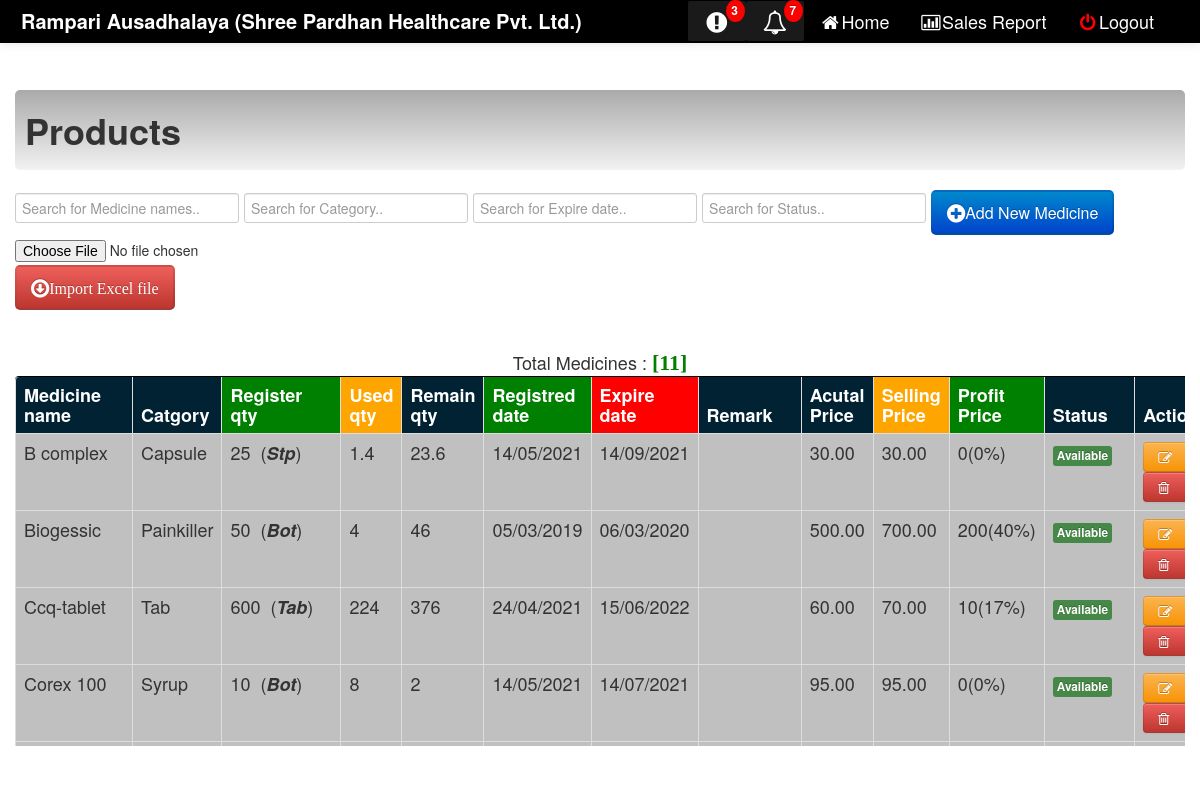
Screenshot of /product/view.php (signed in) with the database file from the repository.
### tables this page shows
CREATE TABLE `stock` (
  `id` int(100) NOT NULL,
  `bar_code` varchar(255) NOT NULL,
  `medicine_name` varchar(100) NOT NULL,
  `category` varchar(100) NOT NULL,
  `quantity` float NOT NULL,
  `used_quantity` float NOT NULL,
  `remain_quantity` float NOT NULL,
  `act_remain_quantity` float NOT NULL,
  `register_date` date NOT NULL,
  `expire_date` date NOT NULL,
  `company` varchar(100) NOT NULL,
  `sell_type` varchar(100) NOT NULL,
  `actual_price` float(45,2) NOT NULL,
  `selling_price` float(45,2) NOT NULL,
  `profit_price` varchar(100) NOT NULL,
  `status` varchar(100) NOT NULL
);

### product/view.php (the view, shortened to what this page needs)
<!DOCTYPE html>
<html>
<head>
    <link rel="stylesheet" type="text/css" href="../css/bootstrap.css">
  <link rel="stylesheet" type="text/css" href="../css/font-awesome.min.css">
  <link rel="stylesheet" type="text/css" href="../css/bootstrap-responsive.css">
  <link rel="stylesheet" type="text/css" href="../src/facebox.css">
  <link rel="stylesheet" type="text/css" href="../css/style.css">
</head>
<body>
  <body style="height: 100%">
  <div class="navbar navbar-inverse navbar-fixed-top">
      <div class="navbar-inner" style="background: #000;">
        <div class="container-fluid">
          <a class="brand" href="#"><b>Rampari Ausadhalaya (Shree Pardhan Healthcare Pvt. Ltd.)</b></a>
        <div class="nav-collapse">
            <ul class="nav pull-right">
               <li>
        <?php
        include("../dbcon.php");
          $quantity = "5";
          $select_sql1 = "SELECT * FROM stock where remain_quantity <= '$quantity' and status='Available'";
          $result1 = mysqli_query($con,$select_sql1);
          $row2 = $result1->num_rows;
         if($row2 == 0){
            echo ' <a  href="#" class="notification label-inverse" >
                <span class="icon-exclamation-sign icon-large"></span></a>';
          }else{
            echo ' <a  href="../qty_alert.php" class="notification label-inverse" id="popup">
                <span class="icon-exclamation-sign icon-large"></span>
                <span class="badge">'.$row2.'</span></a>';
          }
          ?>
        </li>
          <li>
            <?php
              $date = date('d-m-Y');
        $inc_date = date("Y-m-d", strtotime("+6 month", strtotime($date)));
        $select_sql = "SELECT  * FROM stock WHERE expire_date <= '$inc_date' and status='Available' ";
         $result =  mysqli_query($con,$select_sql);
          $row1 = $result->num_rows;
            if($row1 == 0){
                 echo ' <a  href="#" class="notification label-inverse" >
                <span class="icon-bell icon-large"></span></a>';
          }else{
            echo ' <a  href="../ex_alert.php" class="notification label-inverse" id="popup">
                <span class="icon-bell icon-large"></span>
                <span class="badge">'.$row1.'</span></a>';
            }
            ?>
          </li>
      <li><a href="../home.php?invoice_number=<?php echo $_GET['invoice_number']?>"><span class="icon-home"></span>Home</a></li>
         <li><a href="../sales_report.php?invoice_number=<?php echo $_GET['invoice_number']?>"><span class="icon-bar-chart"></span>Sales Report</a></li>
         <li><a href="../logout.php" class="link"><font color='red'><span class="icon-off"></span></font>Logout</a></li>
       </ul>
      </div>
        </div>
      </div>
  </div><br><br>
     <div class="container">
      <div class="contentheader">
      <h1>Products</h1>
       </div><br>
        <input type="text"  id="name_med1" size="4"  onkeyup="med_name1()" placeholder="Search for Medicine names.." title="Type in a name">
        <input type="text" size="4"  id="med_quantity" onkeyup="quanti()" placeholder="Search for Category.." step="any" pattern="^\d*(\.\d{0,2})?$" title="Type in a quantity">
        <input type="text" size="4" id="med_exp_date" onkeyup="exp_date()" placeholder="Search for Expire date.." title="Type in a date">
        <input type="text" size="4" id="med_status" onkeyup="stat_search()" placeholder="Search for Status.." title="Type in a Status">
       <a href="index.php?invoice_number=<?php echo $_GET['invoice_number']?>" id="popup"><button class="btn-primary btn-large" name="submit"><span class="icon-plus-sign icon-large"></span>Add New Medicine</button></a>
           <form action="import_xls.php?invoice_number=<?php echo $_GET['invoice_number']?>" method="post"
            name="frmExcelImport" id="frmExcelImport" enctype="multipart/form-data">
            <div>
           <input type="file" name="file"
               id="file" accept=".xls,.xlsx" required>
            </div>
       <button class="btn-danger btn-large" name="submit"><span class="icon-download icon-large">Import Excel file</span></button>
        </form>
    </div><br>
    <?php
       include('../dbcon.php');
         $select_sql = "SELECT * FROM stock order by quantity";
         $select_query = mysqli_query($con,$select_sql);
         $row = mysqli_num_rows($select_query);
    ?>
      <div style="text-align:center;">
        Total Medicines : <font color="green" style="font:bold 22px 'Aleo';">[<?php echo $row;?>]</font>
      </div>
    <div class="container" style="overflow-x:auto; overflow-y: auto;">
    <form method="POST">
          <div style="overflow-x:auto; overflow-y: auto; height: 370px;">
          <table id="table0" class="table table-bordered" style="width: 100%; border-color: #000000 " >
           <thead>
             <tr style="background-color: #002233; color: #FFFFFF;" >
             <th width="3%">Medicine name</th>
             <th width="1%">Catgory</th>
             <th style="background-color: green;" width="5%">Register qty</th>
             <th style="background-color: orange;" width="1%">Used qty</th>
             <th  width="1%">Remain qty</th>
             <th style="background-color: green;" width="1%">Registred date</th>
             <th style="background-color: red;" width="1%">Expire date</th>
             <th width="1%">Remark</th>
             <th width="2%">Acutal Price</th>
             <th style="background-color: orange" width="2%">Selling Price</th>
             <th style="background-color: green;" width="2%">Profit Price</th>
             <th width = "3%">Status</th>
             <th width = "5%">Action</th>
             </tr>
           </thead>
            <tbody>
        <?php include("../dbcon.php"); ?>
        <?php $sql = "SELECT  id, medicine_name, category, quantity,used_quantity, remain_quantity,act_remain_quantity, register_date, expire_date, company, sell_type , actual_price, selling_price, profit_price, status FROM stock order by medicine_name"; ?>
        <?php $result =  mysqli_query($con,$sql); ?>
        <?php while( $row =  mysqli_fetch_array($result)) : ?>
        <tr style="background-color: #C0C0C0;">
              <td><?php echo $row['medicine_name']; ?></td>
            <td><?php echo $row['category']; ?></td>
            <td><?php echo $row['quantity']."&nbsp;&nbsp;(<strong><i>".$row['sell_type']."</i></strong>)"?></td>
            <td><?php echo $row['used_quantity']; ?></td>
            <td><?php echo $row['remain_quantity']; ?></td>
            <td><?php echo  date("d/m/Y", strtotime($row['register_date'])); ?></td>
            <td><?php echo date("d/m/Y", strtotime($row['expire_date'])); ?></td>
            <td><?php echo $row['company']; ?></td>
            <td><?php echo $row['actual_price']; ?></td>
            <td><?php echo $row['selling_price']; ?></td>
            <td><?php echo $row['profit_price']; ?></td>
            <td><?php $status = $row['status'];
                if($status == 'Available'){
                  echo '<span class="label label-success">'.$status.'</span>';
                }else{
                  echo '<span class="label label-danger">'.$status.'</span>';
                }
            ?></td>
            <td><a id="popup" href="update_view.php?id=<?php echo $row['id']?>&invoice_number=<?php echo $_GET['invoice_number']?>"><button class="btn btn-warning"><span class="icon-edit"></span></button></a>
          <button class="btn btn-danger delete" id="<?php echo $row['id']?>"><span class="icon-trash"></span>&nbsp;</button></td>
            </tr>
        <?php endwhile ?>
    </tbody>
           </table>
         </div>
      </form>
    </div>
 </body>
</html>

### css/style.css (style rules this page uses)
.notification { background-color: #233488; text-decoration: none; color: red; padding: 10px 26px; position: relative; display: inline-block; border-radius: 2px; }
.notification .badge { position: absolute; top: -1px; right: 1px; padding: 4px 7px 4px 5px; border-radius: 50%; background-color: red; color: white; }

### rows the page displays
stock: medicine_name "B complex", category "Capsule", quantity "25", sell_type "Stp", used_quantity "1.4", remain_quantity "23.6", register_date "14/05/2021", expire_date "14/09/2021", actual_price "30.00", selling_price "30.00", profit_price "0(0%)", status "Available"
stock: medicine_name "Biogessic", category "Painkiller", quantity "50", sell_type "Bot", used_quantity "4", remain_quantity "46", register_date "05/03/2019", expire_date "06/03/2020", actual_price "500.00", selling_price "700.00", profit_price "200(40%)", status "Available"
stock: medicine_name "Ccq-tablet", category "Tab", quantity "600", sell_type "Tab", used_quantity "224", remain_quantity "376", register_date "24/04/2021", expire_date "15/06/2022", actual_price "60.00", selling_price "70.00", profit_price "10(17%)", status "Available"
stock: medicine_name "Corex 100", category "Syrup", quantity "10", sell_type "Bot", used_quantity "8", remain_quantity "2", register_date "14/05/2021", expire_date "14/07/2021", actual_price "95.00", selling_price "95.00", profit_price "0(0%)", status "Available"

### other values shown
$row2 "3"
$row1 "7"
$row "11"
